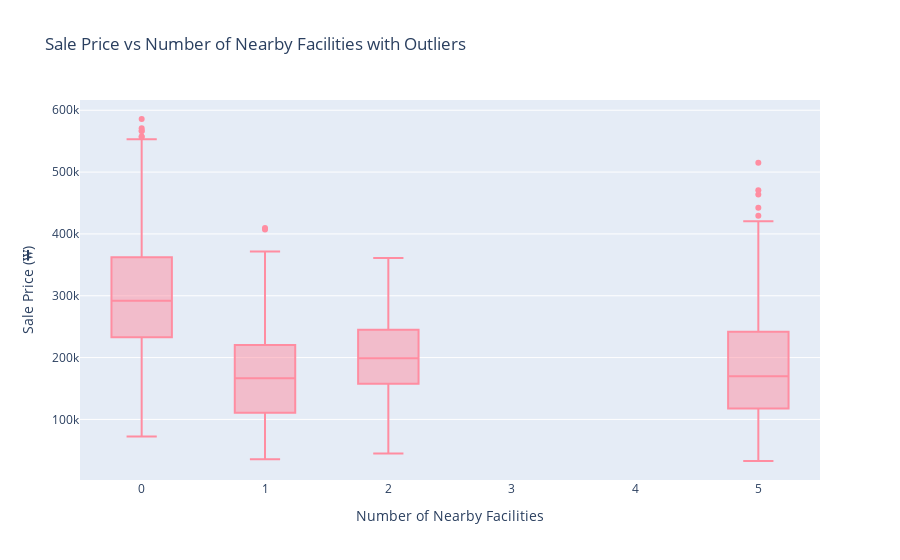

The code cell stored with this chart in its notebook:
### Markdown cell above
**Analysis:** This chart compares the average property prices based on the nearest subway station. It’s clear that Banwoldang and Kyungbuk Uni Hospital areas have the highest average sale prices—likely because they’re central or have better access to key facilities. Chil-sung Market and Daegu show noticeably lower prices, suggesting they might be less in demand or further from city hotspots. Interestingly, even places with no nearby subway have relatively high prices, which could mean those neighbourhoods offer other perks like parking or quieter surroundings. Overall, location near certain stations does seem to influence how much buyers are willing to pay.

### Code cell
# Box plot for SalePrice vs N_FacilitiesNearBy(ETC)'s outliers:
fig = px.box(df, x='N_FacilitiesNearBy(ETC)', y='SalePrice', title="Sale Price vs Number of Nearby Facilities with Outliers",
             labels={'N_FacilitiesNearBy(ETC)': 'Number of Nearby Facilities', 'SalePrice': 'Sale Price (₩)'})

fig.update_traces(marker_color='#FF8DA1')
fig.show()

### Figure 1 — Plotly figure (JSON) as saved in the notebook; plotly's stock layout.template omitted (floating-point values rounded to 4 significant figures; data arrays with more than 128 entries replaced by an {"elided": "..."} marker saying what was removed)
{"data": [{"alignmentgroup": "True", "hovertemplate": "Number of Nearby Facilities=%{x}<br>Sale Price (₩)=%{y}<extra></extra>", "legendgroup": "", "marker": {"color": "#FF8DA1"}, "name": "", "notched": false, "offsetgroup": "", "orientation": "v", "showlegend": false, "type": "box", "x": {"elided": "2701 int values"}, "x0": " ", "xaxis": "x", "y": {"elided": "2701 int values"}, "y0": " ", "yaxis": "y"}], "layout": {"boxmode": "group", "legend": {"tracegroupgap": 0}, "title": {"text": "Sale Price vs Number of Nearby Facilities with Outliers"}, "xaxis": {"anchor": "y", "domain": [0, 1], "title": {"text": "Number of Nearby Facilities"}}, "yaxis": {"anchor": "x", "domain": [0, 1], "title": {"text": "Sale Price (₩)"}}}}
